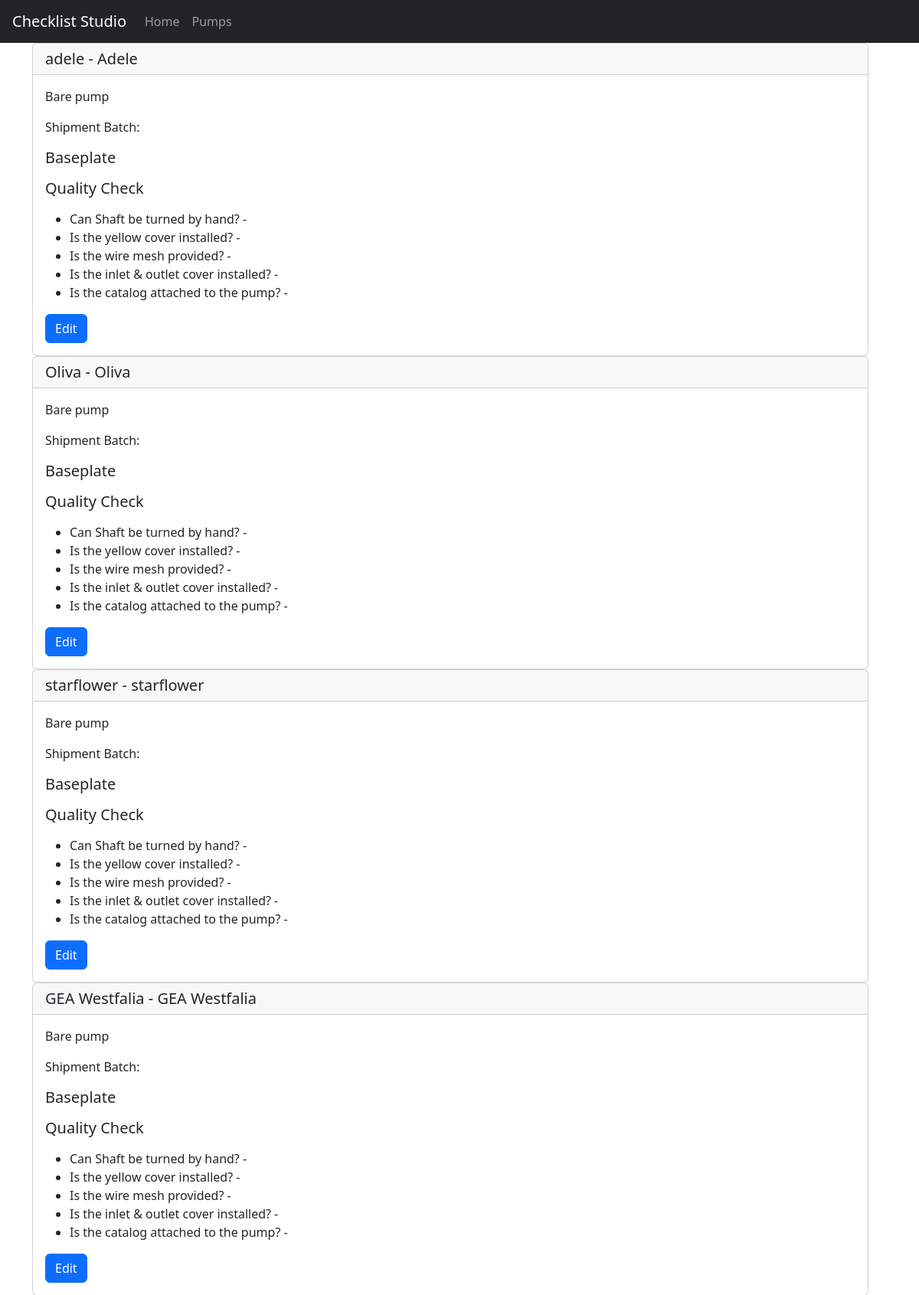
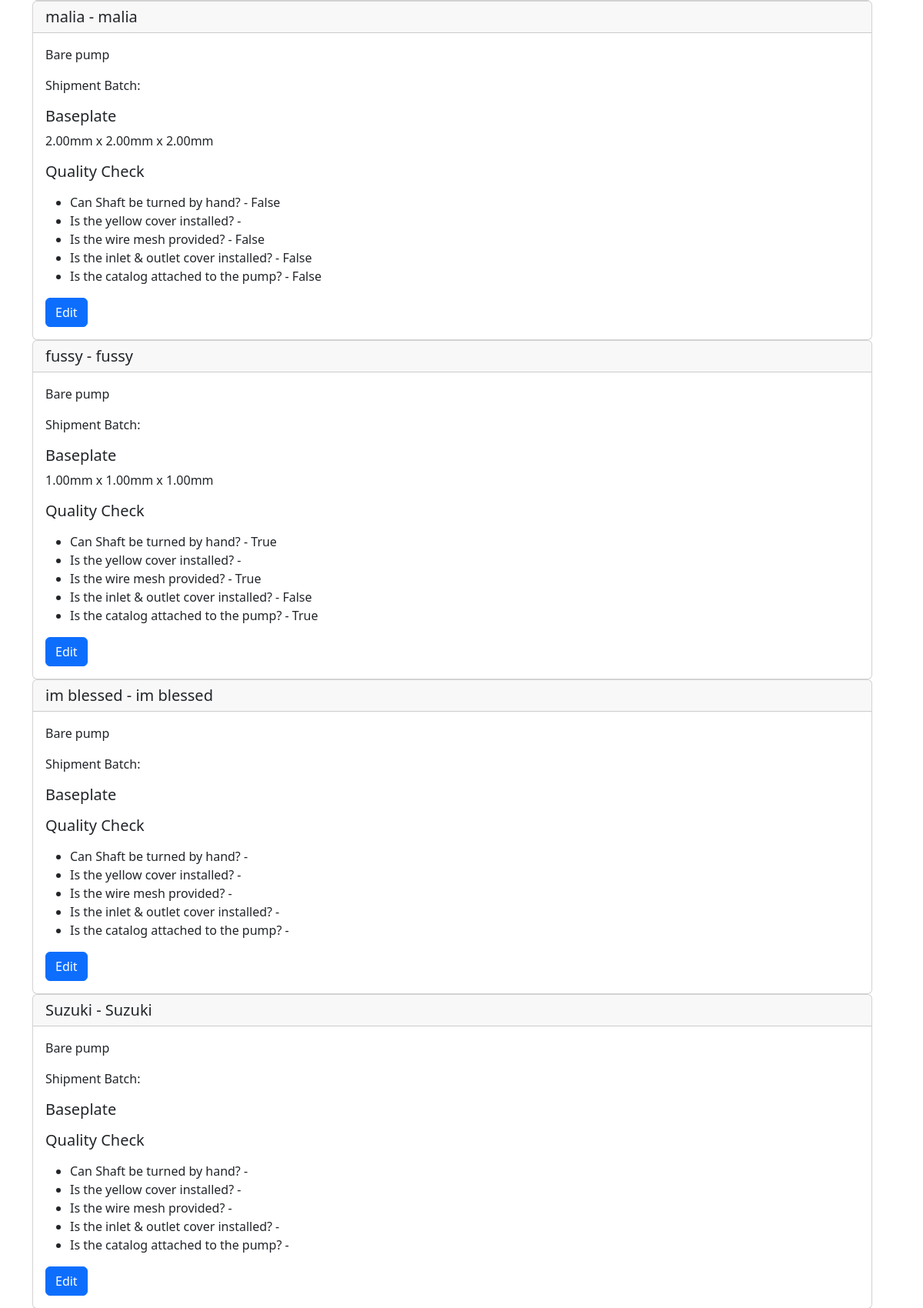
The app's page /allpumpsview (upper part) with its own data (2 pictures, top to bottom).
### checklist/models.py (models this page shows, shortened)
class Pump(models.Model):
    serialnumber = models.CharField(max_length = 20, null=True, blank = True)
    model = models.CharField(max_length = 20)
    has_motor = models.BooleanField(default = False)
    motor = models.ForeignKey(Motor, on_delete = models.SET_NULL, blank = True, null = True)
    shipmentBatch = models.CharField(max_length = 20, null=True, blank = True)
    checklist = models.ForeignKey(Checklist, on_delete = models.CASCADE, null = True, blank = True, related_name = "pumps")

class Baseplate(models.Model):
    dimension_A = models.DecimalField(max_digits = 10, decimal_places = 2)
    dimension_B = models.DecimalField(max_digits = 10, decimal_places = 2)
    dimension_C = models.DecimalField(max_digits = 10, decimal_places = 2)
    pump = models.OneToOneField(Pump, on_delete = models.CASCADE, blank = True, null = True, related_name = "baseplate")
    UNITS = {
        "mm":"millimeters",
        "cm":"centimeters",
        "in": "inches",
    }
    unit = models.CharField(max_length = 10, blank = True, null = True, choices = UNITS)
    def __str__(self):
        return f"{self.dimension_A}{self.unit} x {self.dimension_B}{self.unit} x {self.dimension_C}{self.unit}"

class QualityCheck(models.Model):
    canShaftBeTurnedByHand = models.BooleanField()
    isTheYellowShaftCoverInstalled = models.BooleanField()
    isTheWireMeshProvided = models.BooleanField()
    inletCover = models.BooleanField()
    catalogProvided = models.BooleanField()
    pump = models.OneToOneField(Pump, on_delete = models.CASCADE, null = True, blank = True, related_name = "qualitycheck")

### checklist/views.py (the view)
# urls.py: path("allpumpsview", views.allpumpsview, name="allpumpsview")
def allpumpsview(request):
    pumps = Pump.objects.all()
    return render(request, "checklist/allpump.html",{
        "pumps": pumps
    })

### checklist/templates/checklist/allpump.html (shortened to what this page needs)
{% extends 'checklist/layout.html' %}
{% load static %}
{% block body %}
    <div class=container>
        <div class="row">
            {% for pump in pumps %}
                <div class="row">
                    <div class="col">
                        <div class="card">
                            <h5 class="card-header">{{ pump.model }} - {{ pump.serialnumber }}</h5>
                            <div class="card-body">
                            <p class="card-text">
                                {% if pump.had_motor %}
                                    {{ pump.motor }}
                                {% else %}
                                    Bare pump
                                {% endif %}
                            </p>
                            <p class="card-text"> Shipment Batch: {{ shipmentNumber }}</p>
                            <h5 class="card-title">Baseplate</h5>
                            <p class="card-text"> {{ pump.baseplate }}</p>
                            <h5 class="card-title">Quality Check </h5>
                            <p class="card-text">
                                <ul>
                                    <li> Can Shaft be turned by hand? - {{ pump.qualitycheck.canShaftBeTurnedByHand }}</li>
                                    <li> Is the yellow cover installed? - {{ pump.qualitycheck.isTheYellowShaftCoverInstalle }}</li>
                                    <li> Is the wire mesh provided? - {{ pump.qualitycheck.isTheWireMeshProvided }}</li>
                                    <li> Is the inlet & outlet cover installed?  - {{ pump.qualitycheck.inletCover }}</li>
                                    <li> Is the catalog attached to the pump? - {{ pump.qualitycheck.catalogProvided }}</li>
                                </ul>
                            </p>
                            <a href="{% url 'editpump' pump.id %}" class="btn btn-primary">Edit</a>
                            </div>
                        </div>
                    </div>
                </div>
            {% endfor %}
        </div>
    </div>
{% endblock %}

### records on screen
Pump: model "adele", serialnumber "Adele"
Pump: model "Oliva", serialnumber "Oliva"
Pump: model "starflower", serialnumber "starflower"
Pump: model "GEA Westfalia", serialnumber "GEA Westfalia"
Pump: model "malia", serialnumber "malia", baseplate "2.00mm x 2.00mm x 2.00mm", qualitycheck.canShaftBeTurnedByHand "False", qualitycheck.isTheWireMeshProvided "False", qualitycheck.inletCover "False", qualitycheck.catalogProvided "False"
Pump: model "fussy", serialnumber "fussy", baseplate "1.00mm x 1.00mm x 1.00mm", qualitycheck.canShaftBeTurnedByHand "True", qualitycheck.isTheWireMeshProvided "True", qualitycheck.inletCover "False", qualitycheck.catalogProvided "True"
Pump: model "im blessed", serialnumber "im blessed"
Pump: model "Suzuki", serialnumber "Suzuki"
